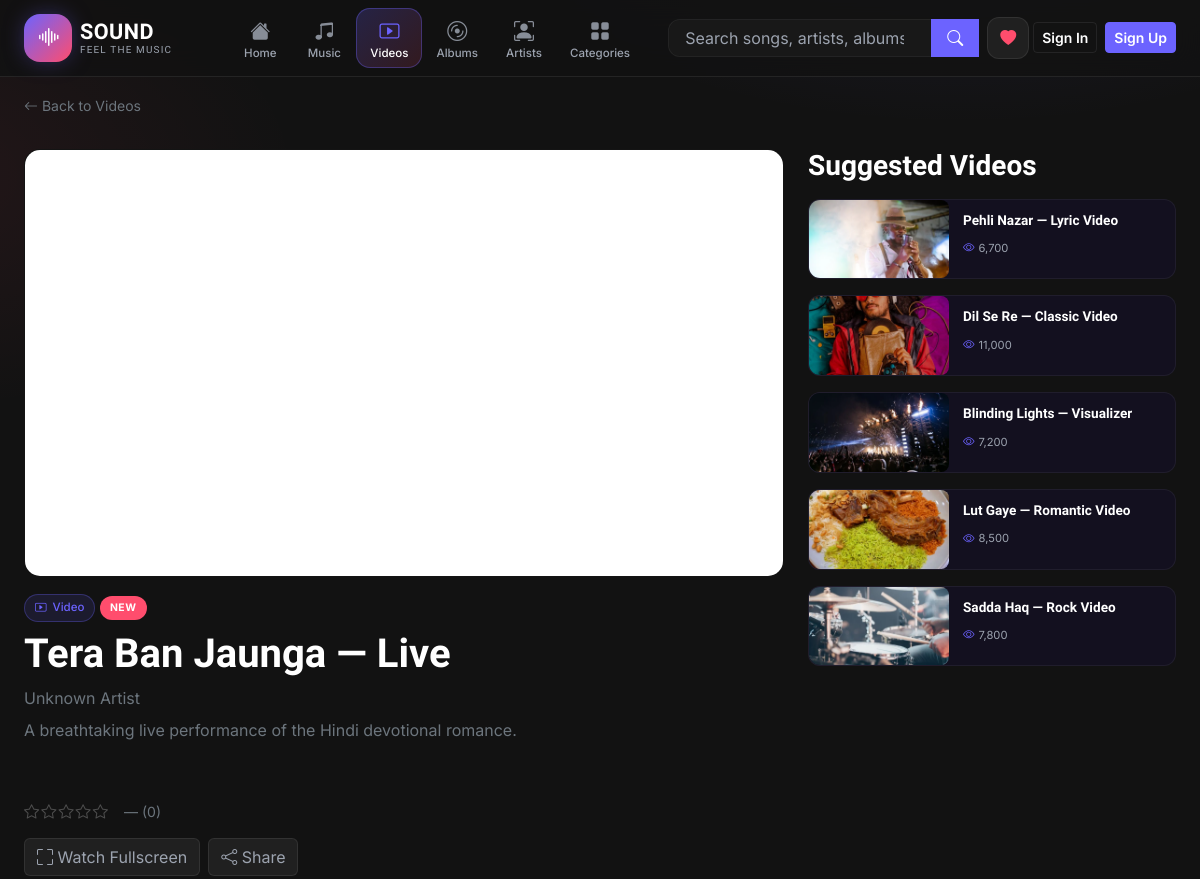
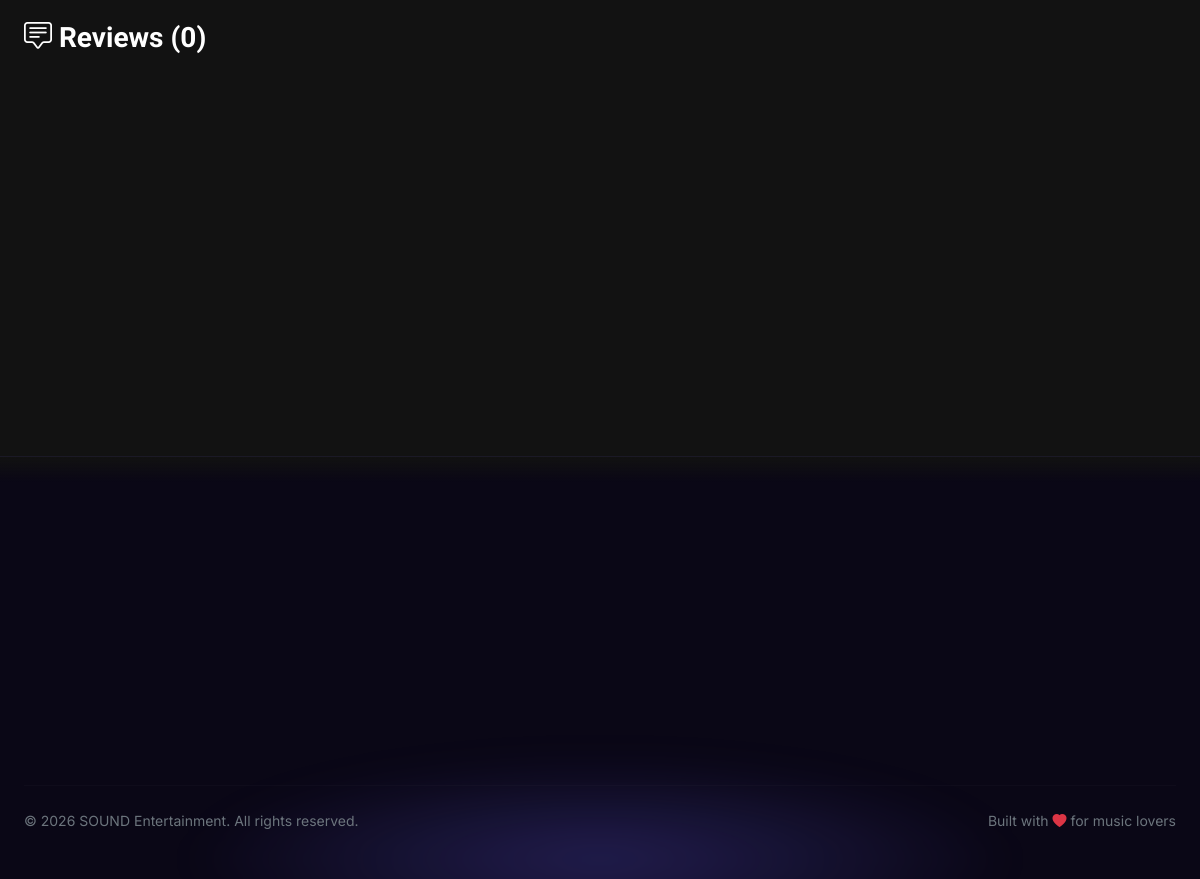
Page /video_detail.php?id=2 on the committed database (2 pictures, top to bottom).
### tables this page shows
CREATE TABLE IF NOT EXISTS videos (
  id INT AUTO_INCREMENT PRIMARY KEY,
  title VARCHAR(150) NOT NULL,
  description TEXT DEFAULT NULL,
  image_url VARCHAR(255) DEFAULT NULL,
  video_url VARCHAR(255) DEFAULT NULL,
  artist_id INT DEFAULT NULL,
  album_id INT DEFAULT NULL,
  genre_id INT DEFAULT NULL,
  language_id INT DEFAULT NULL,
  year INT DEFAULT NULL,
  duration INT DEFAULT NULL,
  is_new TINYINT(1) NOT NULL DEFAULT 0,
  views INT NOT NULL DEFAULT 0,
  created_at TIMESTAMP DEFAULT CURRENT_TIMESTAMP,
  FOREIGN KEY (artist_id) REFERENCES artists(id) ON DELETE SET NULL,
  FOREIGN KEY (album_id) REFERENCES albums(id) ON DELETE SET NULL,
  FOREIGN KEY (genre_id) REFERENCES genres(id) ON DELETE SET NULL,
  FOREIGN KEY (language_id) REFERENCES languages(id) ON DELETE SET NULL
);

### includes/functions.php (called while the page is built, shortened)
<?php
require_once __DIR__ . '/header.php';
require_once __DIR__ . '/footer.php';
function db() {
    static $pdo = null;
    if ($pdo === null) {
        $dsn = 'mysql:host=' . DB_HOST . ';dbname=' . DB_NAME . ';charset=utf8mb4';
        try {
            $pdo = new PDO($dsn, DB_USER, DB_PASS, [
                PDO::ATTR_ERRMODE => PDO::ERRMODE_EXCEPTION,
                PDO::ATTR_DEFAULT_FETCH_MODE => PDO::FETCH_ASSOC,
                PDO::ATTR_EMULATE_PREPARES => false,
            ]);
        } catch (PDOException $e) {
            error_log('Database connection failed: ' . $e->getMessage());
            http_response_code(500);
            include __DIR__ . '/../500.php';
            exit;
        }
    }
    return $pdo;
}
function e($value): string {
    return htmlspecialchars((string)$value, ENT_QUOTES, 'UTF-8');
}
function url(string $path = ''): string {
    $path = ltrim($path, '/');
    return BASE_URL . '/' . $path;
}
function media_url(?string $path): string {
    return url($path);
}

### includes/models.php (called while the page is built, shortened)
<?php
require_once __DIR__ . '/functions.php';
function get_videos(int $limit = 0, string $order = 'created_at DESC'): array {
    $sql = "SELECT v.*, a.name AS artist_name, al.title AS album_title, g.name AS genre_name, l.name AS language_name
            FROM videos v
            LEFT JOIN artists a ON v.artist_id = a.id
            LEFT JOIN albums al ON v.album_id = al.id
            LEFT JOIN genres g ON v.genre_id = g.id
            LEFT JOIN languages l ON v.language_id = l.id
            ORDER BY $order" . ($limit ? " LIMIT $limit" : "");
    return db()->query($sql)->fetchAll();
}
function get_video(int $id): ?array {
    $stmt = db()->prepare("SELECT v.*, a.name AS artist_name, a.id AS artist_id, al.title AS album_title, g.name AS genre_name, l.name AS language_name
            FROM videos v
            LEFT JOIN artists a ON v.artist_id = a.id
            LEFT JOIN albums al ON v.album_id = al.id
            LEFT JOIN genres g ON v.genre_id = g.id
            LEFT JOIN languages l ON v.language_id = l.id
            WHERE v.id = ?");
    $stmt->execute([$id]);
    return $stmt->fetch() ?: null;
}
function get_comments(string $type, int $mediaId): array {
    $stmt = db()->prepare("SELECT c.*, u.username, u.avatar_url FROM comments c JOIN users u ON c.user_id = u.id
            WHERE c.media_type = ? AND c.media_id = ? ORDER BY c.created_at DESC");
    $stmt->execute([$type, $mediaId]);
    return $stmt->fetchAll();
}
function get_avg_rating(string $type, int $mediaId): float {
    $stmt = db()->prepare("SELECT AVG(score) AS avg FROM ratings WHERE media_type = ? AND media_id = ?");
    $stmt->execute([$type, $mediaId]);
    $row = $stmt->fetch();
    return $row['avg'] ? round((float)$row['avg'], 1) : 0;
}
function get_rating_count(string $type, int $mediaId): int {
    $stmt = db()->prepare("SELECT COUNT(*) AS c FROM ratings WHERE media_type = ? AND media_id = ?");
    $stmt->execute([$type, $mediaId]);
    return (int)($stmt->fetch()['c'] ?? 0);
}

### video_detail.php (the view, shortened to what this page needs)
<?php
require_once __DIR__ . '/includes/functions.php';
require_once __DIR__ . '/includes/models.php';
require_once __DIR__ . '/includes/media_card.php';
$id = (int)($_GET['id'] ?? 0);
$video = get_video($id);
$comments = get_comments('video', $id);
$avg = get_avg_rating('video', $id);
$ratingCount = get_rating_count('video', $id);
$suggested = get_videos(6, 'RAND()');
$ytId = null;
if ($video['video_url']) {
    if (preg_match('#(?:youtube\.com/watch\?v=|youtu\.be/|youtube\.com/embed/)([A-Za-z0-9_-]{11})#', $video['video_url'], $m)) {
        $ytId = $m[1];
    }
}
?>
<div class="container-fluid px-3 px-lg-4 py-3">
    <a href="<?= url('videos.php') ?>" class="link-underline small text-secondary"><i class="bi bi-arrow-left"></i> Back to Videos</a>
</div>
<section class="container-fluid px-3 px-lg-4 py-3">
    <div class="row g-4">
        <div class="col-lg-8">
            <div class="ratio ratio-16x9 rounded-4 overflow-hidden border border-ink" style="background:#000">
                <?php if ($ytId): ?>
                    <iframe class="yt-embed" src="https://www.youtube.com/embed/<?= e($ytId) ?>" title="<?= e($video['title']) ?>" allow="accelerometer; autoplay; clipboard-write; encrypted-media; gyroscope; picture-in-picture" allowfullscreen></iframe>
                <?php elseif ($video['video_url']): ?>
                    <video controls poster="<?= e(media_url($video['image_url'])) ?>" class="w-100 h-100" src="<?= e(media_url($video['video_url'])) ?>"></video>
                <?php else: ?>
                    <img src="<?= e(media_url($video['image_url'])) ?>" alt="<?= e($video['title']) ?>" class="w-100 h-100" style="object-fit:cover">
                <?php endif; ?>
            </div>
            <div class="mt-3">
                <span class="chip chip-brand mb-2"><i class="bi bi-play-btn"></i> Video</span>
                <?php if (!empty($video['is_new'])): ?><span class="badge-new" style="position:static;display:inline-block">NEW</span><?php endif; ?>
                <h1 class="fw-bold text-white mb-2"><?= e($video['title']) ?></h1>
                <p class="text-secondary mb-2"><?= e($video['artist_name'] ?? 'Unknown Artist') ?></p>
                <?php if ($video['description']): ?><p class="text-secondary mb-3"><?= e($video['description']) ?></p><?php endif; ?>
                <div class="d-flex flex-wrap gap-2 mb-3">
                </div>
                <div class="d-flex align-items-center gap-3 mb-3">
                    <?= render_star_rating($avg) ?>
                    <span class="small text-secondary"><?= $avg ? number_format($avg,1) : '—' ?> (<?= $ratingCount ?>)</span>
                </div>
                <div class="d-flex flex-wrap gap-2">
                    <a href="<?= url('watch_video.php?id=' . $id) ?>" class="btn btn-ghost"><i class="bi bi-fullscreen"></i> Watch Fullscreen</a>
                    <button class="btn btn-ghost" onclick="copyShareLink()"><i class="bi bi-share"></i> Share</button>
                </div>
            </div>
            <div class="mt-4">
                <h3 class="fw-bold text-white mb-3"><i class="bi bi-chat-square-text"></i> Reviews (<?= count($comments) ?>)</h3>
            </div>
        </div>
        <div class="col-lg-4">
            <h3 class="fw-bold text-white mb-3">Suggested Videos</h3>
            <div class="d-flex flex-column gap-3">
            <?php foreach ($suggested as $v):
                if ($v['id'] == $id) continue;
                $img = media_url($v['image_url']); ?>
                <a href="<?= url('video_detail.php?id=' . $v['id']) ?>" class="mc-side-card d-flex text-decoration-none">
                    <div class="mc-side-thumb" style="width:140px;min-width:140px"><img src="<?= e($img) ?>" alt="" class="w-100 h-100" style="object-fit:cover;aspect-ratio:16/9"></div>
                    <div class="mc-side-info">
                        <p class="mc-side-title"><?= e($v['title']) ?></p>
                        <span class="mc-side-views"><i class="bi bi-eye"></i> <?= number_format($v['views']) ?></span>
                    </div>
                </a>
            <?php endforeach; ?>
            </div>
        </div>
    </div>
</section>

### assets/css/style.css (style rules this page uses)
:root { --primary:#6C63FF; --primary-dark:#5748FF; --secondary:#121212; --dark:#181818; --card:#202020; --pink:#FF4D6D; --text:#FFFFFF; --text-light:#9CA3AF; --border:rgba(255,255,255,.08); --radius:20px; --transition:.35s; }
html { scroll-behavior: smooth; overflow-x: hidden; }
body { font-family: 'Inter', system-ui, sans-serif; background-color: var(--secondary); background-image: radial-gradient(900px 500px at 80% -10%, rgba(108,99,255,0.15), transparent 60%), radial-gradient(700px 400px at -10% 10%, rgba(255,77,109,0.08), transparent 60%); background-attachment: fixed; color: var(--text-light); min-height: 100vh; }
h1, h2, h3, h4, h5, h6, .font-display { font-family: 'Sora', 'Inter', sans-serif; color: var(--text); line-height: 1.2; }
a { color: var(--primary); text-decoration: none; }
.border-ink { border-color: var(--border) !important; }
.btn-ghost { background-color: var(--card); border: 1px solid var(--border); color: var(--text-light); }
.mc-side-card { background: rgba(20,16,40,0.6); border: 1px solid rgba(255,255,255,0.06); border-radius: 12px; overflow: hidden; transition: border-color 0.3s ease, background 0.3s ease; }
.mc-side-thumb { border-radius: 8px; overflow: hidden; }
.mc-side-info { padding: 10px 14px; }
.mc-side-title { font-family: 'Sora', sans-serif; font-size: 0.85rem; font-weight: 700; color: #fff; margin: 0; display: -webkit-box; -webkit-line-clamp: 2; -webkit-box-orient: vertical; overflow: hidden; }
.mc-side-views { font-size: 0.7rem; color: var(--text-light); display: inline-flex; align-items: center; gap: 4px; margin-top: 4px; }
.mc-side-views i { font-size: 0.72rem; color: var(--primary); }
.badge-new { position: absolute; top: 12px; left: 12px; z-index: 3; background: var(--pink); color: #fff; font-size: 0.65rem; font-weight: 700; letter-spacing: 0.05em; padding: 4px 10px; border-radius: 999px; animation: pulse-soft 1.6s ease-in-out infinite; }
.chip { display: inline-flex; align-items: center; gap: 6px; background: var(--card); color: var(--text-light); border: 1px solid var(--border); font-size: 0.72rem; font-weight: 500; padding: 4px 10px; border-radius: 999px; }
.chip-brand { background: rgba(108,99,255,0.12); color: var(--primary); border-color: rgba(108,99,255,0.3); }
.reveal { opacity: 0; transform: translateY(28px); transition: opacity 0.6s cubic-bezier(0.22,1,0.36,1), transform 0.6s cubic-bezier(0.22,1,0.36,1); }
.reveal-in { opacity: 1 !important; transform: translateY(0) !important; }
.chip { transition: transform 0.2s ease, background 0.2s ease; }
.row > [class*="col-"] { max-width: 100%; }
img { max-width: 100%; height: auto; }

### video_detail.php (style rules this page uses)
.yt-embed { width:100%; height:100%; border:0; }

### rows in the picture
videos: title "Tera Ban Jaunga — Live", description "A breathtaking live performance of the Hindi devotional romance."
videos: image_url (picture), title "Pehli Nazar — Lyric Video", views "6,700"
videos: image_url (picture), title "Dil Se Re — Classic Video", views "11,000"
videos: image_url (picture), title "Blinding Lights — Visualizer", views "7,200"
videos: image_url (picture), title "Lut Gaye — Romantic Video", views "8,500"
videos: image_url (picture), title "Sadda Haq — Rock Video", views "7,800"

### other values in the picture
$item['label'] "Home"
$item['label'] "Music"
$item['label'] "Videos"
$item['label'] "Albums"
$item['label'] "Artists"
$item['label'] "Categories"
$video['artist_name'] "Unknown Artist"
$ratingCount "0"
count($comments) "0"
$year "2026"
